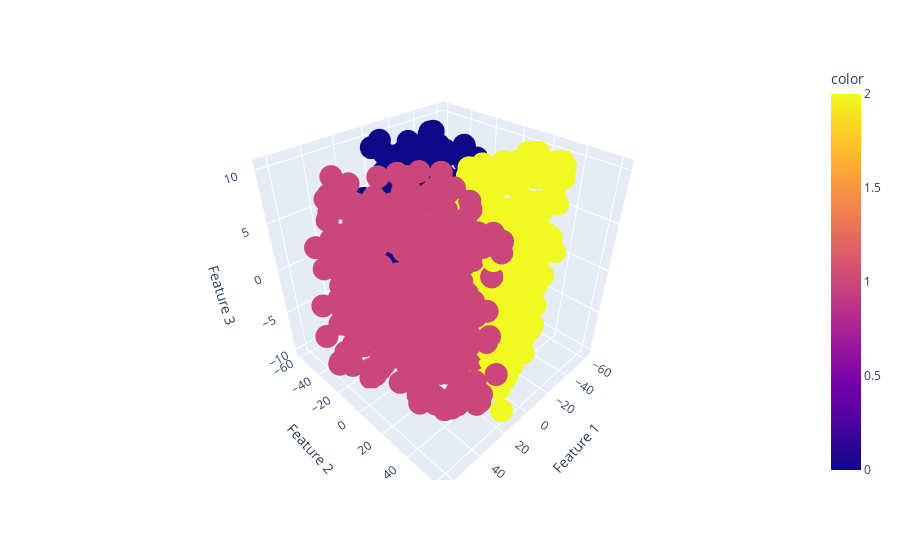

The code cell stored with this chart in its notebook:
### Code cell
# 3d Scatter plot of clusters using K-means
import plotly.express as px

fig = px.scatter_3d(X, x= X[:,0], y= X[:,1],z = X[:,2],
                  color=df['pred_cluster'], labels={'x':'Feature 1', 'y':'Feature 2','z':'Feature 3'} )
fig.show()

### Figure 1 — Plotly figure (JSON) as saved in the notebook; plotly's stock layout.template omitted (floating-point values rounded to 4 significant figures; data arrays with more than 128 entries replaced by an {"elided": "..."} marker saying what was removed)
{"data": [{"hovertemplate": "Feature 1=%{x}<br>Feature 2=%{y}<br>Feature 3=%{z}<br>color=%{marker.color}<extra></extra>", "legendgroup": "", "marker": {"color": {"elided": "999 int values"}, "coloraxis": "coloraxis", "symbol": "circle"}, "mode": "markers", "name": "", "scene": "scene", "showlegend": false, "type": "scatter3d", "x": {"elided": "999 float values"}, "y": {"elided": "999 float values"}, "z": {"elided": "999 float values"}}], "layout": {"coloraxis": {"colorbar": {"title": {"text": "color"}}, "colorscale": [[0, "#0d0887"], [0.1111, "#46039f"], [0.2222, "#7201a8"], [0.3333, "#9c179e"], [0.4444, "#bd3786"], [0.5556, "#d8576b"], [0.6667, "#ed7953"], [0.7778, "#fb9f3a"], [0.8889, "#fdca26"], [1, "#f0f921"]]}, "legend": {"tracegroupgap": 0}, "margin": {"t": 60}, "scene": {"domain": {"x": [0, 1], "y": [0, 1]}, "xaxis": {"title": {"text": "Feature 1"}}, "yaxis": {"title": {"text": "Feature 2"}}, "zaxis": {"title": {"text": "Feature 3"}}}}}
